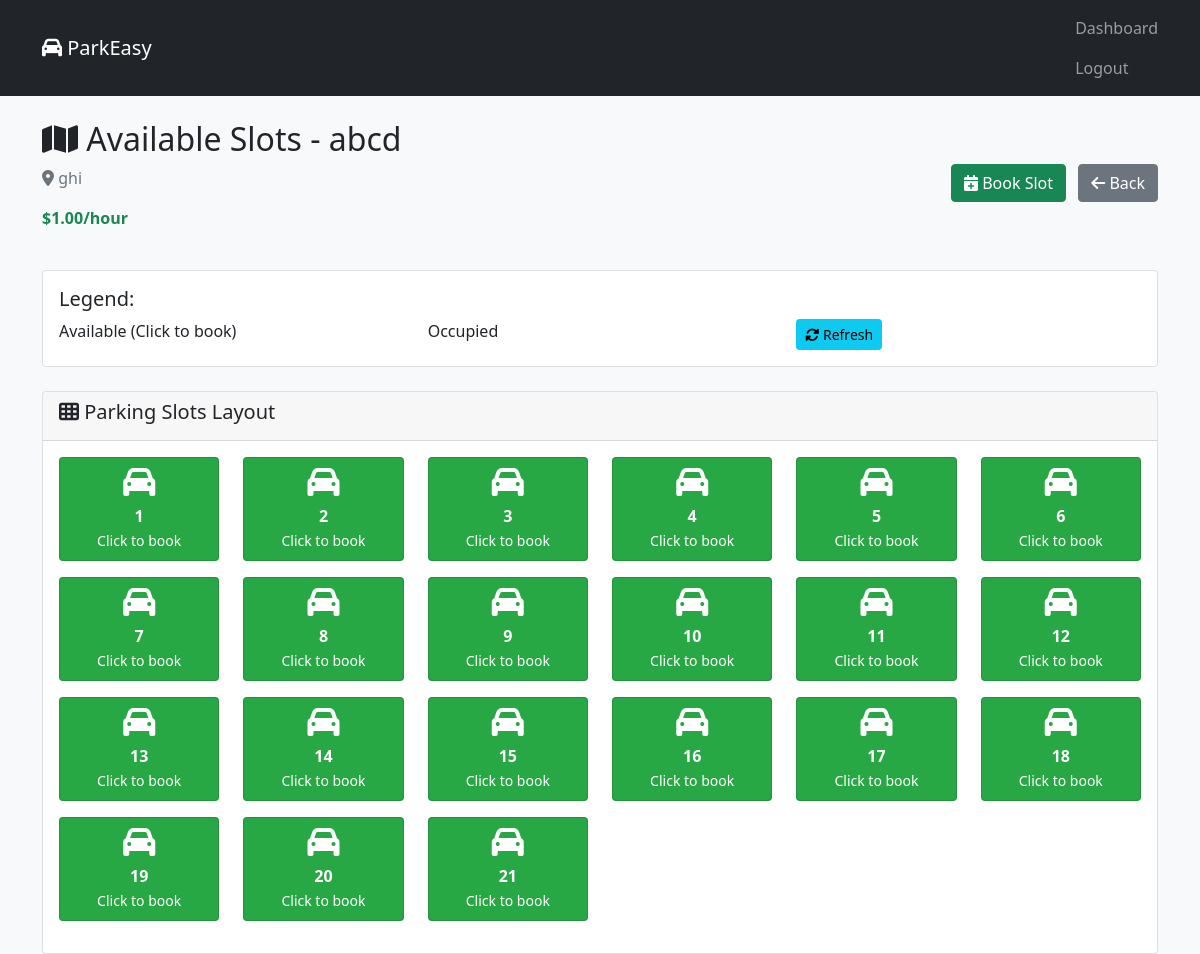
The page /slot-map/4 (signed in) on the database its author committed.
### tables this page shows
CREATE TABLE parking_lots (
            id INTEGER PRIMARY KEY AUTOINCREMENT,
            name TEXT NOT NULL,
            location TEXT NOT NULL,
            total_slots INTEGER NOT NULL,
            price_per_hour REAL NOT NULL,
            created_at TIMESTAMP DEFAULT CURRENT_TIMESTAMP,
            deleted_at TIMESTAMP NULL
        );

CREATE TABLE parking_slots (
            id INTEGER PRIMARY KEY AUTOINCREMENT,
            parking_lot_id INTEGER NOT NULL,
            slot_number INTEGER NOT NULL,
            status TEXT DEFAULT 'available',
            deleted_at TIMESTAMP NULL,
            FOREIGN KEY (parking_lot_id) REFERENCES parking_lots (id)
        );

### controllers/user_controller.py (the view)
@user_bp.route('/slot-map/<int:lot_id>')
def user_slot_map(lot_id):
    auth_check = require_login()
    if auth_check:
        return auth_check
    conn = get_db()
    lot = conn.execute('SELECT * FROM parking_lots WHERE id = ? AND deleted_at IS NULL', (lot_id,)).fetchone()
    if not lot:
        flash('Parking lot not found!', 'error')
        return redirect('/dashboard')
    slots = conn.execute('''
        SELECT ps.*,
               CASE WHEN b.id IS NOT NULL THEN b.end_time ELSE NULL END as occupied_until
        FROM parking_slots ps
        LEFT JOIN bookings b ON ps.id = b.slot_id AND b.status = 'active'
        WHERE ps.parking_lot_id = ?
        ORDER BY ps.slot_number
    ''', (lot_id,)).fetchall()
    conn.close()
    return render_template('user/slot_map.html', lot=lot, slots=slots)

### controllers/user_controller.py (called while the page is built)
def require_login():
    if 'logged_in' not in session:
        flash('Please login first!', 'error')
        return redirect('/login')
    return None

### database.py (called while the page is built)
def get_db():
    conn = sqlite3.connect(DATABASE)
    conn.row_factory = sqlite3.Row
    return conn

### templates/user/slot_map.html (shortened to what this page needs)
<!DOCTYPE html>
<html>
<head>
    <link href="https://cdn.jsdelivr.net/npm/bootstrap@5.1.3/dist/css/bootstrap.min.css" rel="stylesheet">
    <link href="https://cdnjs.cloudflare.com/ajax/libs/font-awesome/6.0.0/css/all.min.css" rel="stylesheet">
</head>
<body class="bg-light">
    <nav class="navbar navbar-dark bg-dark">
        <div class="container">
            <a class="navbar-brand" href="/"><i class="fas fa-car"></i> ParkEasy</a>
            <div class="navbar-nav ms-auto">
                <a class="nav-link" href="/dashboard">Dashboard</a>
                <a class="nav-link" href="/logout">Logout</a>
            </div>
        </div>
    </nav>
    <div class="container mt-4">
        <div class="d-flex justify-content-between align-items-center mb-4">
            <div>
                <h2><i class="fas fa-map"></i> Available Slots - {{ lot.name }}</h2>
                <p class="text-muted"><i class="fas fa-map-marker-alt"></i> {{ lot.location }}</p>
                <p class="text-success"><strong>${{ '%.2f'|format(lot.price_per_hour) }}/hour</strong></p>
            </div>
            <div>
                <a href="/book/{{ lot.id }}" class="btn btn-success me-2">
                    <i class="fas fa-calendar-plus"></i> Book Slot
                </a>
                <a href="/dashboard" class="btn btn-secondary">
                    <i class="fas fa-arrow-left"></i> Back
                </a>
            </div>
        </div>
        <div class="card mb-4">
            <div class="card-body">
                <h5>Legend:</h5>
                <div class="row">
                    <div class="col-md-4">
                        <div class="d-flex align-items-center">
                            <span>Available (Click to book)</span>
                        </div>
                    </div>
                    <div class="col-md-4">
                        <div class="d-flex align-items-center">
                            <span>Occupied</span>
                        </div>
                    </div>
                    <div class="col-md-4">
                        <button class="btn btn-sm btn-info" onclick="location.reload()">
                            <i class="fas fa-sync-alt"></i> Refresh
                        </button>
                    </div>
                </div>
            </div>
        </div>
        <div class="card">
            <div class="card-header">
                <h5><i class="fas fa-th"></i> Parking Slots Layout</h5>
            </div>
            <div class="card-body">
                <div class="row">
                    {% for slot in slots %}
                    <div class="col-lg-2 col-md-3 col-sm-4 col-6 mb-3">
                        <div class="card slot-card text-white text-center
                                    {% if slot.status == 'available' %}slot-available{% elif slot.status == 'occupied' %}slot-occupied{% else %}slot-maintenance{% endif %}"
                             {% if slot.status == 'available' %}onclick="bookSlot({{ slot.id }}, {{ slot.slot_number }})"{% endif %}>
                            <div class="card-body p-2">
                                <div class="mb-1">
                                    <i class="fas fa-car fa-2x"></i>
                                </div>
                                <div>
                                    <strong>{{ slot.slot_number }}</strong>
                                </div>
                                {% if slot.status == 'occupied' and slot.occupied_until %}
                                <div>
                                    <small>Until:</small><br>
                                    <small>{{ slot.occupied_until }}</small>
                                </div>
                                {% elif slot.status == 'available' %}
                                <div>
                                    <small>Click to book</small>
                                </div>
                                {% endif %}
                            </div>
                        </div>
                    </div>
                    {% endfor %}
                </div>
            </div>
        </div>
    </div>
</body>
</html>

### templates/user/slot_map.html (style rules this page uses)
.slot-card { transition: all 0.3s; min-height: 80px; }
.slot-available { background-color: #28a745 !important; cursor: pointer; }

### rows shown on the page
parking_lots: name "abcd", location "ghi", price_per_hour "1.00"
parking_slots: slot_number "1", status "Click to book"
parking_slots: slot_number "2", status "Click to book"
parking_slots: slot_number "3", status "Click to book"
parking_slots: slot_number "4", status "Click to book"
parking_slots: slot_number "5", status "Click to book"
parking_slots: slot_number "6", status "Click to book"
parking_slots: slot_number "7", status "Click to book"
parking_slots: slot_number "8", status "Click to book"
parking_slots: slot_number "9", status "Click to book"
parking_slots: slot_number "10", status "Click to book"
parking_slots: slot_number "11", status "Click to book"
parking_slots: slot_number "12", status "Click to book"
parking_slots: slot_number "13", status "Click to book"
parking_slots: slot_number "14", status "Click to book"
parking_slots: slot_number "15", status "Click to book"
parking_slots: slot_number "16", status "Click to book"
parking_slots: slot_number "17", status "Click to book"
parking_slots: slot_number "18", status "Click to book"
parking_slots: slot_number "19", status "Click to book"
parking_slots: slot_number "20", status "Click to book"
parking_slots: slot_number "21", status "Click to book"
